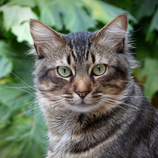
#> input picture Alpa_Matting/FBAMATING_PunyaCode/FBAMATING_PunyaGambar/87ZMG.png, 158 x 158 px, shrunk from 512 x 512 before the run
$ jupyter execute --allow-errors FBA.ipynb
#> lines starting #> are read from the running program, lines starting #| are printed output that depends on the picture
[cell 1]
import numpy as np
import numpy.linalg
import scipy.sparse
import scipy.sparse.linalg
from PIL import Image
from numba import njit
# import matplotlib.pyplot as plt

def main():
    # configure paths here
    image_path  = "FBAMATING_PunyaGambar/87ZMG.png"
    trimap_path = "FBAMATING_PunyaGambar/trimaps/87ZMG.png"
    alpha_path  = "cat2.png"
    cutout_path = "cat2_cutout.png"

    # load and convert to [0, 1] range
    image  = np.array(Image.open( image_path).convert("RGB"))/255.0
    trimap = np.array(Image.open(trimap_path).convert(  "L"))/255.0
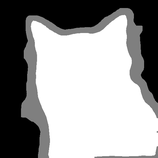
#> input picture Alpa_Matting/FBAMATING_PunyaCode/FBAMATING_PunyaGambar/trimaps/87ZMG.png, 158 x 158 px, shrunk from 512 x 512 before the run

    # make matting laplacian
    i,j,v = closed_form_laplacian(image)
    h,w = trimap.shape
#> h = 158; w = 158
    L = scipy.sparse.csr_matrix((v, (i, j)), shape=(w*h, w*h))

    # build linear system
    A, b = make_system(L, trimap)

    # solve sparse linear system
    print("solving linear system...")
    alpha = scipy.sparse.linalg.spsolve(A, b).reshape(h, w)
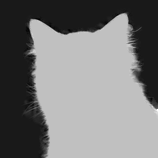
#> alpha: shape (158, 158) float64; min -0.154, max 1.37, mean 0.569; drawn with min black and max white

    # stack rgb and alpha
    cutout = np.concatenate([image, alpha[:, :, np.newaxis]], axis=2)
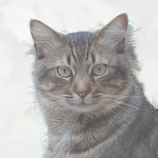
#> cutout: shape (158, 158, 4) float64; mean R, G, B, A 0.399, 0.439, 0.374, 0.569; transparent parts drawn white

    # clip and convert to uint8 for PIL
    cutout = np.clip(cutout*255, 0, 255).astype(np.uint8)
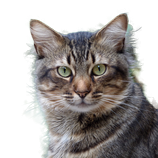
#> cutout: shape (158, 158, 4); mean R, G, B, A 101.8, 111.9, 95.2, 144.9; transparent parts drawn white
    alpha  = np.clip( alpha*255, 0, 255).astype(np.uint8)
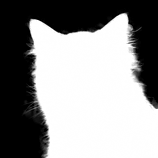
#> alpha: shape (158, 158); min 0, max 255, mean 144.9

    # save and show
    Image.fromarray(alpha ).save( alpha_path)
    Image.fromarray(cutout).save(cutout_path)
    Image.fromarray(alpha ).show()
    Image.fromarray(cutout).show()


@njit
def closed_form_laplacian(image, epsilon=1e-7, r=1):
    h,w = image.shape[:2]
    window_area = (2*r + 1)**2
    n_vals = (w - 2*r)*(h - 2*r)*window_area**2
    k = 0
    # data for matting laplacian in coordinate form
    i = np.empty(n_vals, dtype=np.int32)
    j = np.empty(n_vals, dtype=np.int32)
    v = np.empty(n_vals, dtype=np.float64)

    # for each pixel of image
    for y in range(r, h - r):
        for x in range(r, w - r):

            # gather neighbors of current pixel in 3x3 window
            n = image[y-r:y+r+1, x-r:x+r+1]
            u = np.zeros(3)
            for p in range(3):
                u[p] = n[:, :, p].mean()
            c = n - u

            # calculate covariance matrix over color channels
            cov = np.zeros((3, 3))
            for p in range(3):
                for q in range(3):
                    cov[p, q] = np.mean(c[:, :, p]*c[:, :, q])

            # calculate inverse covariance of window
            inv_cov = np.linalg.inv(cov + epsilon/window_area * np.eye(3))

            # for each pair ((xi, yi), (xj, yj)) in a 3x3 window
            for dyi in range(2*r + 1):
                for dxi in range(2*r + 1):
                    for dyj in range(2*r + 1):
                        for dxj in range(2*r + 1):
                            i[k] = (x + dxi - r) + (y + dyi - r)*w
                            j[k] = (x + dxj - r) + (y + dyj - r)*w
                            temp = c[dyi, dxi].dot(inv_cov).dot(c[dyj, dxj])
                            v[k] = (1.0 if (i[k] == j[k]) else 0.0) - (1 + temp)/window_area
                            k += 1
        print("generating matting laplacian", y - r + 1, "/", h - 2*r)

    return i, j, v

def make_system(L, trimap, constraint_factor=100.0):
    # split trimap into foreground, background, known and unknown masks
    is_fg = (trimap > 0.9).flatten()
    is_bg = (trimap < 0.1).flatten()
    is_known = is_fg | is_bg
    is_unknown = ~is_known

    # diagonal matrix to constrain known alpha values
    d = is_known.astype(np.float64)
    D = scipy.sparse.diags(d)

    # combine constraints and graph laplacian
    A = constraint_factor*D + L
    # constrained values of known alpha values
    b = constraint_factor*is_fg.astype(np.float64)

    return A, b

if __name__ == "__main__":
    main()

[cell 2]
from pymatting import cutout

image_path  = "FBAMATING_PunyaGambar/every-type-of-bike-c052991.jpg"
trimap_path = "FBAMATING_PunyaGambar/trimaps/every-type-of-bike-c052991.png"
alpha_path  = "bikebike.png"
cutout_path = "bikebike_cutout.png"

cutout(
   # input image path
   image_path,
   # input trimap path
   trimap_path,
   # output cutout path
   "bikebike_cutout.png")
#> (this line was passed over: pymatting is not available in this run)

[cell 3]
from pymatting import *
import numpy as np

scale = 1.0

#> (the rest of this cell did not finish here and is left out)

[cell 4]
from pymatting import *
import numpy as np
import scipy.sparse

scale = 1.0

#> (the rest of this cell did not finish here and is left out)

[cell 5]
import cv2

alpha_image = 'lemur_alpha.png'
real_image = image_path

[cell 6]
# import PIL module
from PIL import Image
# Load the images
#> (the rest of this cell did not finish here and is left out)

[cell 7]
from PIL import Image as img

# Open images
cat_image = img.open("bikebike_cutout.png")
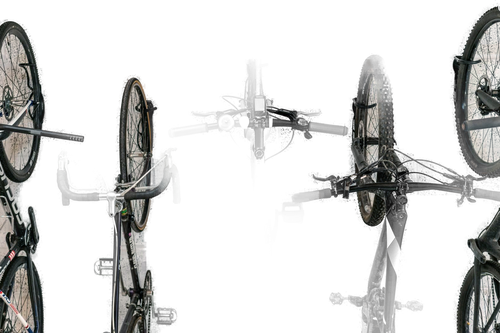
#> input picture Alpa_Matting/FBAMATING_PunyaCode/bikebike_cutout.png, 500 x 333 px, shrunk from 1620 x 1080 before the run
#> cat_image is the input picture: PIL image 500x333 RGBA; mean R, G, B, A 20.4, 20.7, 19.6, 57.1
#> (the rest of this cell did not finish here and is left out)
